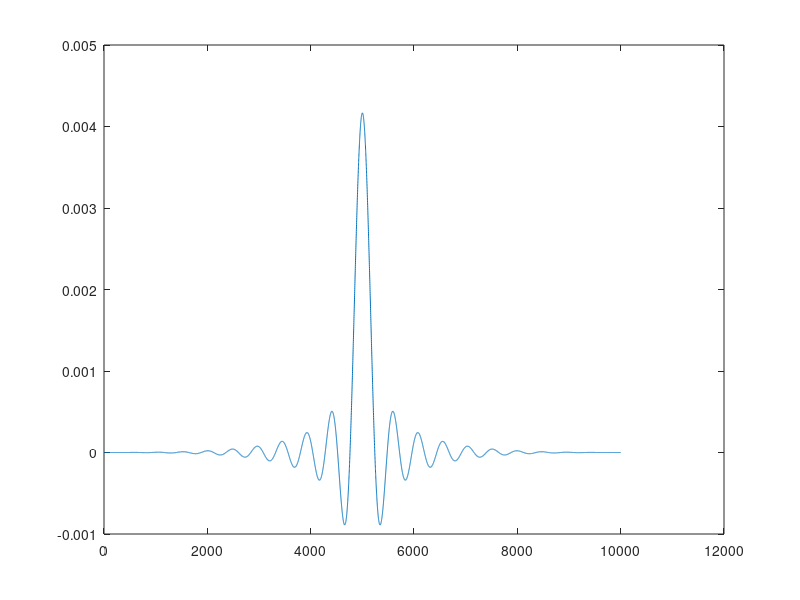
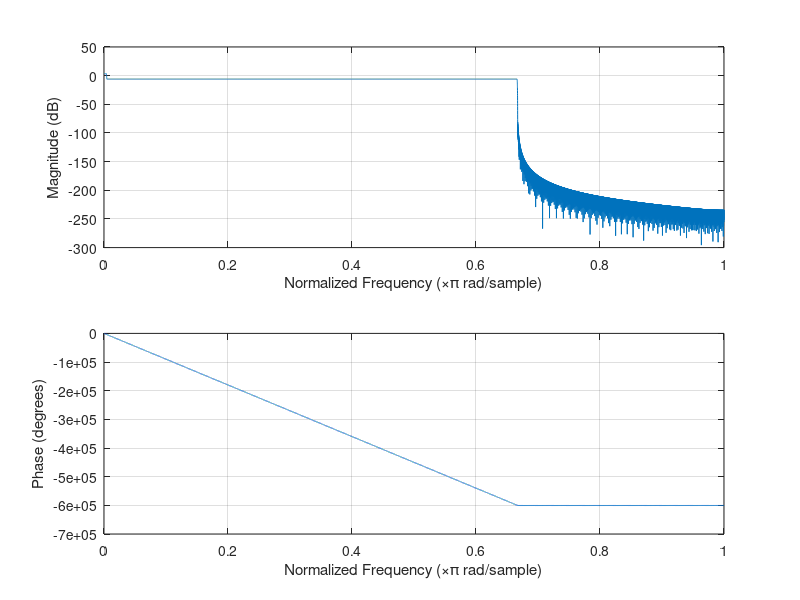
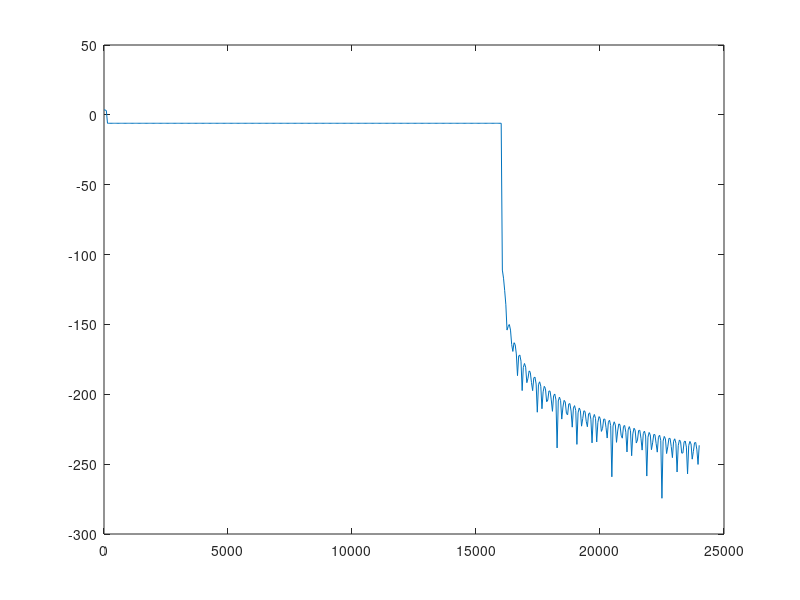

MATLAB code for these plots, in order:
clear all;clc;close all;
fs = 48000; % in Hz
cutoff1 = 100; % in Hz
cutoff2 = 16000; % in Hz
order = 10000; % should be even number %%order = 1000, and blackman window for good resemblence,
t = -order/2:order/2;  % This will be a 13-tap filter
win = blackman(length(t))';%rectwin(length(t))';% % hamming(length(t))';bartlett(length(t))';
r1 = 2*cutoff1/fs;
r2 = 2*cutoff2/fs;
B1 = 1.*(sinc(r1*t).*r1).*win; figure;plot(B1);
B2 = 0.5.*(sinc(r2*t).*r2).*win; figure;plot(B2);
freqz(B1+B2);
h = freqz(B1+B2);
figure;plot(linspace(0,fs/2,length(h)),20.*log10(abs(h)));
% T = 0:1/fs:0.0025; 
% ip = square(2*pi*2000*T);figure;plot(T,ip);
% op = filter(B,1,ip);
